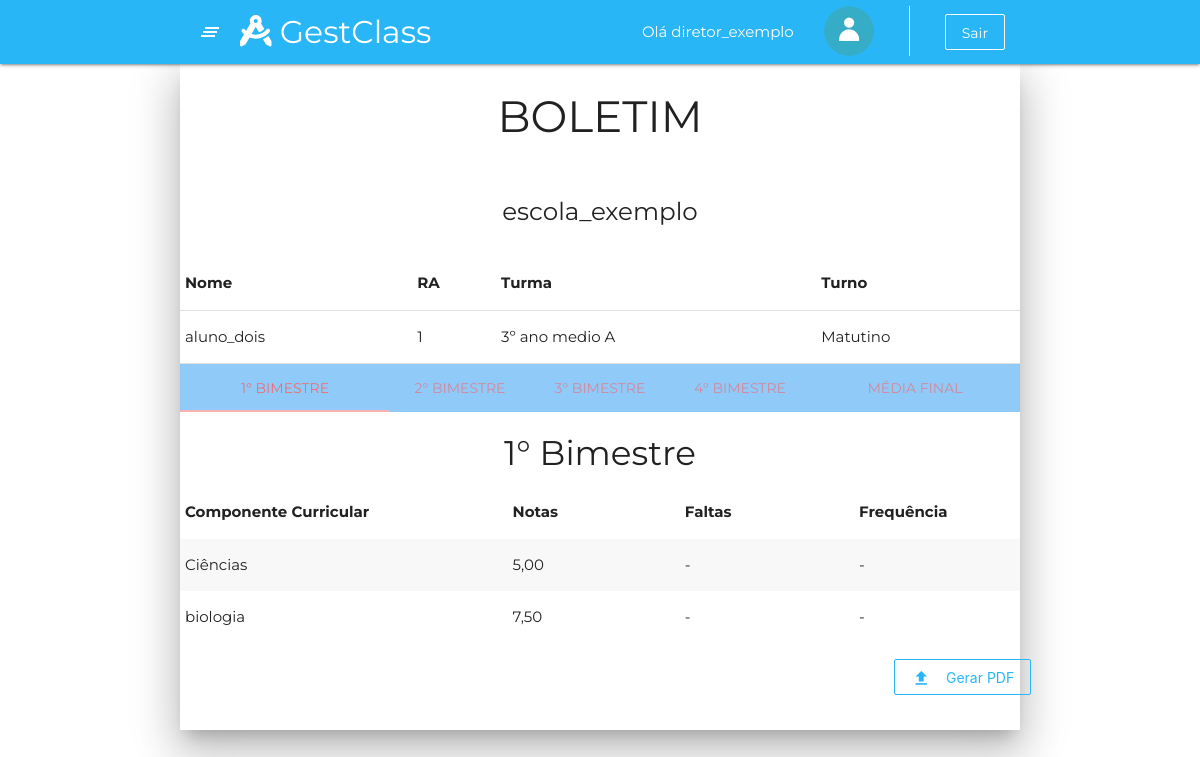
The app's page /boletimVisualizacao.html.php (signed in) with its own data.
### tables this page shows
CREATE TABLE diretor (
	ID_diretor INTEGER NOT NULL PRIMARY KEY AUTO_INCREMENT UNIQUE,
	nome_diretor VARCHAR (50) NOT NULL,
    foto VARCHAR(255),
	cep VARCHAR (10) NOT NULL,
    numero INTEGER NOT NULL,
    complemento VARCHAR (40),
    rg VARCHAR(15) NOT NULL UNIQUE,
    cpf VARCHAR(14) NOT NULL UNIQUE,
	email VARCHAR(65) NOT NULL UNIQUE,
    senha VARCHAR(50) NOT NULL,
    celular VARCHAR(15) NOT NULL,
    telefone VARCHAR(14),
    fk_id_tipo_usuario_diretor INTEGER NOT NULL,
    fk_id_escola_diretor INTEGER NOT NULL
);

CREATE TABLE escola (
	ID_escola INTEGER NOT NULL PRIMARY KEY AUTO_INCREMENT UNIQUE,
    nome_escola VARCHAR(70) NOT NULL,
	cep VARCHAR (10) NOT NULL,
    numero INTEGER NOT NULL,
    complemento VARCHAR (40),
    CNPJ VARCHAR(18) NOT NULL UNIQUE,
    telefone VARCHAR(14) NOT NULL,
    email VARCHAR(65) NOT NULL UNIQUE,
	data_pagamento_escola DATE NOT NULL,
    turma_bercario BOOLEAN, 
    turma_pre_escola BOOLEAN,
    turma_fundamental_I BOOLEAN,
    turma_fundamental_II BOOLEAN,
    turma_medio BOOLEAN,
    media_min DECIMAL (4,2) NOT NULL,
    media_max DECIMAL (4,2) NOT NULL
);

CREATE TABLE aluno (
	RA INTEGER PRIMARY KEY UNIQUE,    
    nome_aluno VARCHAR (70) NOT NULL,
    foto VARCHAR(255),
    RG VARCHAR (12) NOT NULL UNIQUE,
    cpf VARCHAR (14) NOT NULL UNIQUE,  
    email VARCHAR(65) NOT NULL UNIQUE,
    senha VARCHAR(50) NOT NULL,
    celular VARCHAR(15) NOT NULL,
    telefone VARCHAR(14),
    data_nascimento DATE NOT NULL,
    fk_id_turma_aluno INTEGER,
    fk_id_responsavel_aluno INTEGER,
    fk_id_tipo_usuario_aluno INTEGER NOT NULL,
    fk_id_escola_aluno INTEGER NOT NULL
);

CREATE TABLE turma (
	ID_turma INTEGER NOT NULL PRIMARY KEY AUTO_INCREMENT UNIQUE,
    nome_turma VARCHAR(50) NOT NULL,
    fk_id_escola_turma INTEGER NOT NULL,
    fk_id_turno_turma INTEGER NOT NULL
);

CREATE TABLE turno (
	ID_turno INTEGER NOT NULL PRIMARY KEY AUTO_INCREMENT UNIQUE,
    nome_turno VARCHAR(20) NOT NULL
);

CREATE TABLE disciplinas_professor (
	ID_disciplinas_professor INTEGER PRIMARY KEY AUTO_INCREMENT NOT NULL UNIQUE,
    fk_id_professor_disciplinas_professor INTEGER NOT NULL,
    fk_id_disciplina_professor_disciplinas_professor INTEGER, 
    fk_id_turma_professor_disciplinas_professor INTEGER
);

CREATE TABLE disciplina(
	ID_disciplina INTEGER NOT NULL PRIMARY KEY AUTO_INCREMENT UNIQUE,
    nome_disciplina VARCHAR(50) NOT NULL
);

### boletimVisualizacao.html.php (the view, shortened to what this page needs)
<?php
include_once 'php/conexao.php';
$id_usuario = $_SESSION["id_usuario"];
$id_tipo_usuario = $_SESSION["id_tipo_usuario"];
$id_escola = $_SESSION["id_escola"];
if ($id_tipo_usuario == 1) {
  require_once 'reqMenuAdm.php';
} else if ($id_tipo_usuario == 2) {
  require_once 'reqDiretor.php';
} else if ($id_tipo_usuario == 3) {
  require_once 'reqHeader.php';
} elseif ($id_tipo_usuario == 4) {
  require_once 'reqProfessor.php';
} elseif ($id_tipo_usuario  == 5) {
  require_once 'reqAluno.php';
} else {
  require_once 'reqPais.php';
}
if ($id_tipo_usuario == 6){
$ra = $_POST['filhos'];
} else {
  $ra = $id_usuario;
}
$sql_select_nome_escola = $conn->prepare("SELECT nome_escola FROM escola WHERE ID_escola = $id_escola");
$sql_select_nome_escola->execute();
$escola = $sql_select_nome_escola->fetch(PDO::FETCH_ASSOC);
$nome_escola = $escola['nome_escola'];
$sql_select_dados_alunos = $conn->prepare("SELECT * FROM aluno WHERE RA = $ra");
$sql_select_dados_alunos->execute();
$aluno = $sql_select_dados_alunos->fetch(PDO::FETCH_ASSOC);
$nome_aluno = $aluno['nome_aluno'];
$id_turma_aluno = $aluno['fk_id_turma_aluno'];
$sql_select_turma_aluno = $conn->prepare("SELECT nome_turma, fk_id_turno_turma FROM turma WHERE ID_turma = $id_turma_aluno");
$sql_select_turma_aluno->execute();
$turma_array = $sql_select_turma_aluno->fetch(PDO::FETCH_ASSOC);
$nome_turma_aluno = $turma_array['nome_turma'];
$id_turno = $turma_array['fk_id_turno_turma'];
$sql_select_nome_turno = $conn->prepare("SELECT nome_turno FROM turno WHERE ID_turno = $id_turno");
$sql_select_nome_turno->execute();
$turno = $sql_select_nome_turno->fetch(PDO::FETCH_ASSOC);
$nome_turno = $turno['nome_turno'];
?>
<div class="container col s12 m12 l12 z-depth-5 " id="container_boletimVisualizacao">
  <div class="row">
    <div class="col s12 m12 l12 ">
      <h3 class="center">BOLETIM</h3>
      <br>
      <h5 class="center"><?php echo $nome_escola ?></h5>
      <br>
      <table class="info highlight">
        <thead>
          <tr>
            <th>Nome</th>
            <th>RA</th>
            <th>Turma</th>
            <th>Turno</th>
          </tr>
        </thead>
        <tbody>
          <tr>
            <td><?php echo $nome_aluno; ?></td>
            <td><?php echo $ra ?></td>
            <td><?php echo $nome_turma_aluno ?></td>
            <td><?php echo $nome_turno ?></td>
        </tbody>
      </table>
      <ul id="tabs-swipe-demo" class="tabs blue lighten-3">
        <li class="tab col s1 m3 l3 "><a href="#1bimestre">1° Bimestre</a></li>
        <li class="tab col s1 m2 l2 "><a href="#2bimestre">2° Bimestre</a></li>
        <li class="tab col s1 m2 l2 "><a href="#3bimestre">3° Bimestre</a></li>
        <li class="tab col s1 m2 l2 "><a href="#4bimestre">4° Bimestre</a></li>
        <li class="tab col s1 m3 l3 "><a href="#mf">Média Final</a></li>
      </ul>
    </div>
    <div class="col s12 m12 l12 " id="1bimestre">
      <h4 class="center">1° Bimestre</h4>
      <table class="striped">
        <thead>
          <tr>
            <th>Componente Curricular</th>
            <th>Notas &nbsp;&nbsp;&nbsp;&nbsp;&nbsp;&nbsp;&nbsp;&nbsp;&nbsp;&nbsp;</th>
            <th>Faltas &nbsp;&nbsp;&nbsp;&nbsp;&nbsp;&nbsp;&nbsp;&nbsp;&nbsp;&nbsp;</th>
            <th>Frequência</th>
          </tr>
        </thead>
        <tbody>
          <?php
          $query_select_disciplinas = $conn->prepare("SELECT disciplinas_professor.fk_id_disciplina_professor_disciplinas_professor AS id_disciplina, disciplina.nome_disciplina AS nome_disciplina FROM disciplinas_professor INNER JOIN disciplina ON (disciplinas_professor.fk_id_disciplina_professor_disciplinas_professor = disciplina.ID_disciplina) WHERE disciplinas_professor.fk_id_turma_professor_disciplinas_professor = $id_turma_aluno");
          $query_select_disciplinas->execute();
          while ($array_disciplinas = $query_select_disciplinas->fetch(PDO::FETCH_ASSOC)) {
            $nome_disciplina = $array_disciplinas['nome_disciplina'];
            $id_disciplina = $array_disciplinas['id_disciplina'];
            $sql_select_datas_finais_bimestres = $conn->prepare("SELECT * FROM datas_fim_bimestres WHERE fk_id_escola_datas_fim_bimestres = $id_escola");
            $sql_select_datas_finais_bimestres->execute();
            $array_datas = $sql_select_datas_finais_bimestres->fetch(PDO::FETCH_ASSOC);
            $bimestre1 = $array_datas["bimestre1"];
            $sql_select_count_notas_bim1 = $conn->prepare("SELECT COUNT(nota) AS contNotas FROM boletim_aluno WHERE fk_id_disciplina_boletim_aluno = $id_disciplina AND fk_ra_aluno_boletim_aluno = $ra AND data_atividade > '2020-01-01' AND data_atividade <= '$bimestre1'");
            $sql_select_count_notas_bim1->execute();
            $array_count_notas_bim1 = $sql_select_count_notas_bim1->fetch(PDO::FETCH_ASSOC);
            $qtdeNotas_bim1 = $array_count_notas_bim1['contNotas'];
            $sql_select_sum_notas_bim1 = $conn->prepare("SELECT SUM(nota) AS sumNota FROM boletim_aluno WHERE fk_id_disciplina_boletim_aluno = $id_disciplina AND fk_ra_aluno_boletim_aluno = $ra AND data_atividade > '2020-01-01' AND data_atividade <= '$bimestre1'");
            $sql_select_sum_notas_bim1->execute();
            $array_soma_notas_bim1 = $sql_select_sum_notas_bim1->fetch(PDO::FETCH_ASSOC);
            $somaNotas_bim1 = $array_soma_notas_bim1['sumNota'];
            $sql_select_count_faltas_bim1 = $conn->prepare("SELECT COUNT(presenca) AS qtdeFaltas FROM  chamada_aluno WHERE fk_ra_aluno_chamada_aluno = $ra AND presenca = 0 AND data_aula > '2020-01-01' AND data_aula <= '$bimestre1' AND fk_id_disciplina_chamada_aluno = $id_disciplina");
            $sql_select_count_faltas_bim1->execute();
            $array_count_faltas_bim1 = $sql_select_count_faltas_bim1->fetch(PDO::FETCH_ASSOC);
            $qtdeFaltas_bim1 = $array_count_faltas_bim1['qtdeFaltas'];
            $sql_select_count_chamadas_bim1 = $conn->prepare("SELECT COUNT(presenca) AS qtdeChamadas FROM chamada_aluno WHERE fk_ra_aluno_chamada_aluno = $ra AND data_aula > '2020-01-01' AND data_aula <= '$bimestre1' AND fk_id_disciplina_chamada_aluno = $id_disciplina");
            $sql_select_count_chamadas_bim1->execute();
            $array_count_chamadas_bim1 = $sql_select_count_chamadas_bim1->fetch(PDO::FETCH_ASSOC);
            $qtdeChamadas_bim1 = $array_count_chamadas_bim1['qtdeChamadas'];
          ?>
            <tr>
              <td><?php echo $nome_disciplina; ?></td>
              <td>
                <?php
                if ($qtdeNotas_bim1 == 0) {
                  echo '-';
                } else {
                  $media_bim1 = ($somaNotas_bim1 / $qtdeNotas_bim1);
                  $media_bim1 = number_format($media_bim1, 2, ',', '');
                  echo $media_bim1;
                }
                ?>
              </td>
              <td>
                <?php
                if ($qtdeChamadas_bim1 == 0) {
                  echo '-';
                } else {
                  echo $qtdeFaltas_bim1;
                }
                ?>
              </td>
              <td>
                <?php
                if ($qtdeChamadas_bim1 == 0) {
                  echo '-';
                } else {
                  $frequencia = 100 - ($qtdeFaltas_bim1 / $qtdeChamadas_bim1) * 100;
                  echo $frequencia.'%';
                }
                ?>
              </td>
            </tr>
          <?php
          }
          ?>
        </tbody>
      </table>
    </div>
    <div class="input-field right">
      <form action="pdf.php" method="post">
        <div class="center">
          <button id="btnTableChamada" type="submit" class="btn-flat btnLightBlue center">
            <i class="material-icons left">file_upload</i>Gerar PDF
          </button>
        </div>
      </form>
    </div>
  </div>
</div>
<?php require_once 'reqFooter.php' ?>

### reqDiretor.php (shortened to what this page needs)
<?php
    include_once 'php/conexao.php';
    $id_usuario = $_SESSION["id_usuario"];
    $id_escola = $_SESSION["id_escola"];
    $query = $conn->prepare("select * from diretor where id_diretor=$id_usuario");
    $query->execute();
    $dados = $query->fetch(PDO::FETCH_ASSOC);
    $nomeDir = $dados['nome_diretor'];
    $nome = Explode(" ",$nomeDir);
    $nome_dir = $nome[0];
?>
<!DOCTYPE html>
<html lang="pt">
<head>
    <link rel="stylesheet" type="text/css" href="node_modules/materialize-css/dist/css/materialize.min.css" />
    <link rel="stylesheet" type="text/css" href="node_modules/@fortawesome/fontawesome-free/css/all.min.css" />
    <link rel="stylesheet" type="text/css" href="node_modules/animate.css/animate.min.css" />
    <link rel="stylesheet" type="text/css" href="node_modules/aos/dist/aos.css" />
    <link rel="stylesheet" type="text/css" href="css/menu.css" />
    <link rel="stylesheet" type="text/css" href="css/default.css" />
    <link rel="stylesheet" type="text/css" href="css/homeSecretaria.css" />
</head>
<body>
    <header>
        <div class="navbar-fixed">
            <nav class="light-blue lighten-1">
                <div class="container">
                    <div class="nav-wrapper">
                        <a href="#" data-target="slide-out" class="sidenav-trigger show-on-large"><i
                                class="material-icons">clear_all</i></a>
                        <a href="homeDiretor.html.php" class="brand-logo"><i class="fas fa-drafting-compass"></i>
                            <span class="hide-on-small-only">GestClass<span></a>
                        <ul class="right">
                            <li>
                                <a class="transparent hide-on-small-only" disable>Olá <?php echo $nome_dir?></a>
                            </li>
                            <?php if(empty($dados['foto'])){?>
                            <li>
                                <a href="perfil.html.php" class="transparent hide-on-small-only">
                                    <img class="circle icon-user" width="50px" height="50px"
                                        src="assets/imagensBanco/usuario.png">
                                </a>
                            </li>
                            <?php }?>
                            <li>
                            </li>
                            <li>
                                <a href="php/logout.php" class="btn-flat btnLight hide-on-small-only">Sair</a>
                            </li>
                        </ul>
                    </div>
                </div>
            </nav>
        </div>
    </header>

### reqFooter.php (shortened to what this page needs)
</body>
</html>

### css/menu.css (style rules this page uses)
.icon-user { padding: 0; margin: 0; margin-top: 6px; }

### css/default.css (style rules this page uses)
body { margin: 0; padding: 0; font-family: 'Montserrat', sans-serif !important; }
.btn-flat { transition: 0.2s; text-transform: inherit; }
.btnLight { text-transform: inherit; border: 0.5px solid #fff; color: #fff; }
.btnLightBlue { text-transform: inherit; border: 0.5px solid #29b6f6; color: #29b6f6; float: right; margin-bottom: 20px; margin-left: 5px; }
td { word-break: break-all; }

### records on screen
diretor: nome_diretor "diretor_exemplo"
escola: nome_escola "escola_exemplo"
aluno: nome_aluno "aluno_dois"
turma: nome_turma "3º ano medio A"
turno: nome_turno "Matutino"
disciplinas_professor: value "Ciências", media_bim1 "5,00"
disciplinas_professor: value "biologia", media_bim1 "7,50"

### other values on screen
$ra "1"
